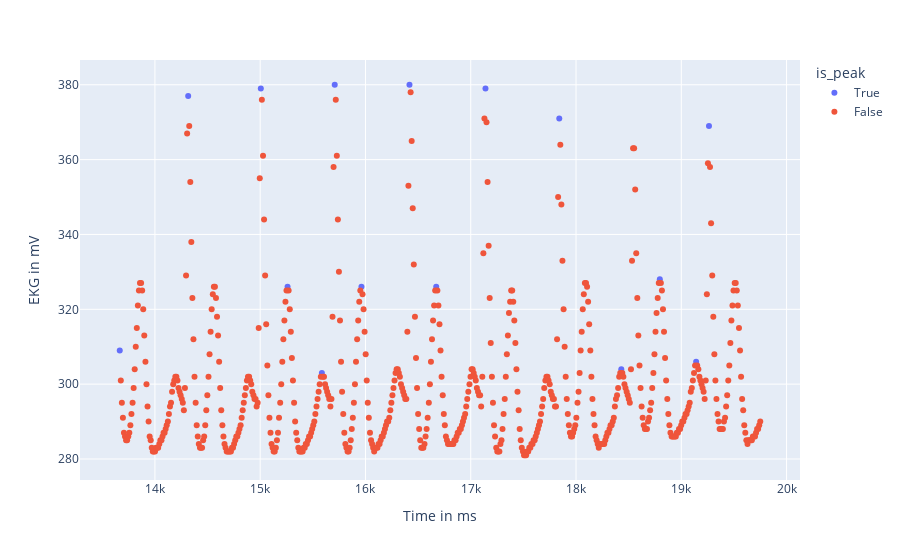

Source (notebook cell):
### Code cell
# Liste für Indexe der Peaks
peaks = []

# Variablen für die letzten drei Werte
last = 0
current = 0
next = 0

# Iteration über die Zeilen des DataFrames
for index, row in df_short_resampled.iterrows():
    last = current
    current = next
    next = row["EKG in mV"]
    
    # Wenn der aktuelle Wert größer als der vorherige und der nächste Wert ist, dann ist es ein Peak
    if last < current and current > next:
        # Wir passen den Index an, da wir schon beim nächsten Wert sind
        # VORSICHT hier müssen wir jeden 5. Wert nehmen, also müssen wir den Index anpassen
        peaks.append(index-5)

print(peaks)

df_short_resampled.loc[:, "is_peak"] = False
df_short_resampled.loc[peaks, "is_peak"] = True

fig = px.scatter(df_short_resampled, x='Time in ms', y='EKG in mV', color='is_peak')
fig.show()

### Figure 1 — Plotly figure (JSON) as saved in the notebook; plotly's stock layout.template omitted (floating-point values rounded to 4 significant figures; data arrays with more than 128 entries replaced by an {"elided": "..."} marker saying what was removed)
{"data": [{"hovertemplate": "is_peak=True<br>Time in ms=%{x}<br>EKG in mV=%{y}<extra></extra>", "legendgroup": "True", "marker": {"color": "#636efa", "symbol": "circle"}, "mode": "markers", "name": "True", "orientation": "v", "showlegend": true, "type": "scatter", "x": [13666, 14316, 15006, 15260, 15586, 15708, 15962, 16418, 16672, 17140, 17841, 18430, 18796, 19141, 19263], "xaxis": "x", "y": [309, 377, 379, 326, 303, 380, 326, 380, 326, 379, 371, 304, 328, 306, 369], "yaxis": "y"}, {"hovertemplate": "is_peak=False<br>Time in ms=%{x}<br>EKG in mV=%{y}<extra></extra>", "legendgroup": "False", "marker": {"color": "#EF553B", "symbol": "circle"}, "mode": "markers", "name": "False", "orientation": "v", "showlegend": true, "type": "scatter", "x": {"elided": "585 int values"}, "xaxis": "x", "y": {"elided": "585 int values"}, "yaxis": "y"}], "layout": {"legend": {"title": {"text": "is_peak"}, "tracegroupgap": 0}, "margin": {"t": 60}, "xaxis": {"anchor": "y", "domain": [0, 1], "title": {"text": "Time in ms"}}, "yaxis": {"anchor": "x", "domain": [0, 1], "title": {"text": "EKG in mV"}}}}
